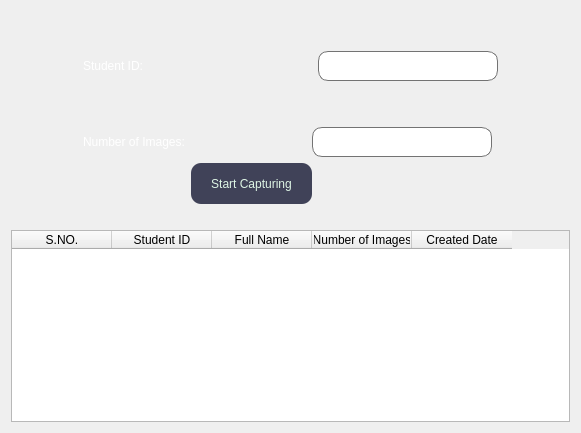
      <widget class="QWidget" name="DataSet">
       <layout class="QGridLayout" name="gridLayout_26">
        <item row="0" column="0">
         <layout class="QGridLayout" name="gridLayout_24">
          <item row="2" column="2">
           <layout class="QGridLayout" name="gridLayout_25">
            <item row="0" column="0" colspan="2">
             <widget class="QLabel" name="label_16">
              <property name="styleSheet">
               <string notr="true">font: 75 14pt &quot;Times New Roman&quot;;
color: rgb(255, 255, 255);</string>
              </property>
              <property name="text">
               <string>Student ID:</string>
              </property>
             </widget>
            </item>
            <item row="0" column="2">
             <spacer name="horizontalSpacer_39">
              <property name="orientation">
               <enum>Qt::Horizontal</enum>
              </property>
              <property name="sizeHint" stdset="0">
               <size>
                <width>40</width>
                <height>20</height>
               </size>
              </property>
             </spacer>
            </item>
            <item row="1" column="0">
             <spacer name="verticalSpacer_23">
              <property name="orientation">
               <enum>Qt::Vertical</enum>
              </property>
              <property name="sizeHint" stdset="0">
               <size>
                <width>20</width>
                <height>40</height>
               </size>
              </property>
             </spacer>
            </item>
            <item row="1" column="4">
             <spacer name="verticalSpacer_24">
              <property name="orientation">
               <enum>Qt::Vertical</enum>
              </property>
              <property name="sizeHint" stdset="0">
               <size>
                <width>20</width>
                <height>40</height>
               </size>
              </property>
             </spacer>
            </item>
            <item row="2" column="0" colspan="2">
             <widget class="QLabel" name="label_17">
              <property name="styleSheet">
               <string notr="true">font: 75 14pt &quot;Times New Roman&quot;;
color: rgb(255, 255, 255);</string>
              </property>
              <property name="text">
               <string>Number of Images:</string>
              </property>
             </widget>
            </item>
            <item row="2" column="2">
             <spacer name="horizontalSpacer_40">
              <property name="orientation">
               <enum>Qt::Horizontal</enum>
              </property>
              <property name="sizeHint" stdset="0">
               <size>
                <width>40</width>
                <height>20</height>
               </size>
              </property>
             </spacer>
            </item>
            <item row="2" column="3" colspan="3">
             <widget class="QLineEdit" name="images">
              <property name="sizePolicy">
               <sizepolicy hsizetype="Fixed" vsizetype="Fixed">
                <horstretch>0</horstretch>
                <verstretch>0</verstretch>
               </sizepolicy>
              </property>
              <property name="minimumSize">
               <size>
                <width>180</width>
                <height>30</height>
               </size>
              </property>
              <property name="styleSheet">
               <string notr="true">QLineEdit{
border-radius:10px;
background-color: rgb(255, 255, 255);
font: 12pt &quot;Times New Roman&quot;;
border: 1px solid #737373;
}

QLineEdit:Focus{
border: 2px solid #00006d;
	
}</string>
              </property>
             </widget>
            </item>
            <item row="3" column="0">
             <spacer name="horizontalSpacer_41">
              <property name="orientation">
               <enum>Qt::Horizontal</enum>
              </property>
              <property name="sizeHint" stdset="0">
               <size>
                <width>40</width>
                <height>20</height>
               </size>
              </property>
             </spacer>
            </item>
            <item row="3" column="1">
             <spacer name="verticalSpacer_25">
              <property name="orientation">
               <enum>Qt::Vertical</enum>
              </property>
              <property name="sizeHint" stdset="0">
               <size>
                <width>20</width>
                <height>40</height>
               </size>
              </property>
             </spacer>
            </item>
            <item row="3" column="2" colspan="2">
             <widget class="QPushButton" name="captureBtn">
              <property name="sizePolicy">
               <sizepolicy hsizetype="Fixed" vsizetype="Fixed">
                <horstretch>0</horstretch>
                <verstretch>0</verstretch>
               </sizepolicy>
              </property>
              <property name="minimumSize">
               <size>
                <width>121</width>
                <height>41</height>
               </size>
              </property>
              <property name="styleSheet">
               <string notr="true">QPushButton#captureBtn{
border-radius:10px;
background-color: rgb(64, 66, 88);
color: rgb(222, 245, 229);
font: 75 12pt &quot;Times New Roman&quot;;

}

QPushButton#captureBtn:Focus{
border: 2px solid white;

}</string>
              </property>
              <property name="text">
               <string>Start Capturing</string>
              </property>
             </widget>
            </item>
            <item row="3" column="4">
             <spacer name="verticalSpacer_26">
              <property name="orientation">
               <enum>Qt::Vertical</enum>
              </property>
              <property name="sizeHint" stdset="0">
               <size>
                <width>20</width>
                <height>40</height>
               </size>
              </property>
             </spacer>
            </item>
            <item row="3" column="5">
             <spacer name="horizontalSpacer_42">
              <property name="orientation">
               <enum>Qt::Horizontal</enum>
              </property>
              <property name="sizeHint" stdset="0">
               <size>
                <width>40</width>
                <height>20</height>
               </size>
              </property>
             </spacer>
            </item>
            <item row="0" column="4" colspan="2">
             <widget class="QLineEdit" name="StdID">
              <property name="sizePolicy">
               <sizepolicy hsizetype="Fixed" vsizetype="Fixed">
                <horstretch>0</horstretch>
                <verstretch>0</verstretch>
               </sizepolicy>
              </property>
              <property name="minimumSize">
               <size>
                <width>180</width>
                <height>30</height>
               </size>
              </property>
              <property name="styleSheet">
               <string notr="true">QLineEdit{
border-radius:10px;
background-color: rgb(255, 255, 255);
font: 12pt &quot;Times New Roman&quot;;
border: 1px solid #737373;
}

QLineEdit:Focus{
border: 2px solid #00006d;
	
}</string>
              </property>
             </widget>
            </item>
           </layout>
          </item>
          <item row="2" column="3">
           <spacer name="verticalSpacer_27">
            <property name="orientation">
             <enum>Qt::Vertical</enum>
            </property>
            <property name="sizeHint" stdset="0">
             <size>
              <width>20</width>
              <height>40</height>
             </size>
            </property>
           </spacer>
          </item>
          <item row="3" column="2">
           <spacer name="horizontalSpacer_43">
            <property name="orientation">
             <enum>Qt::Horizontal</enum>
            </property>
            <property name="sizeHint" stdset="0">
             <size>
              <width>40</width>
              <height>20</height>
             </size>
            </property>
           </spacer>
          </item>
          <item row="4" column="0" colspan="5">
           <widget class="QTableWidget" name="DataSetTable">
            <column>
             <property name="text">
              <string>S.NO.</string>
             </property>
            </column>
            <column>
             <property name="text">
              <string>Student ID</string>
             </property>
            </column>
            <column>
             <property name="text">
              <string>Full Name</string>
             </property>
            </column>
            <column>
             <property name="text">
              <string>Number of Images</string>
             </property>
            </column>
            <column>
             <property name="text">
              <string>Created Date</string>
             </property>
            </column>
           </widget>
          </item>
          <item row="2" column="4">
           <spacer name="horizontalSpacer_44">
            <property name="orientation">
             <enum>Qt::Horizontal</enum>
            </property>
            <property name="sizeHint" stdset="0">
             <size>
              <width>40</width>
              <height>20</height>
             </size>
            </property>
           </spacer>
          </item>
          <item row="0" column="2">
           <spacer name="horizontalSpacer_45">
            <property name="orientation">
             <enum>Qt::Horizontal</enum>
            </property>
            <property name="sizeHint" stdset="0">
             <size>
              <width>40</width>
              <height>20</height>
             </size>
            </property>
           </spacer>
          </item>
          <item row="2" column="0">
           <spacer name="horizontalSpacer_46">
            <property name="orientation">
             <enum>Qt::Horizontal</enum>
            </property>
            <property name="sizeHint" stdset="0">
             <size>
              <width>40</width>
              <height>20</height>
             </size>
            </property>
           </spacer>
          </item>
          <item row="2" column="1">
           <spacer name="verticalSpacer_28">
            <property name="orientation">
             <enum>Qt::Vertical</enum>
            </property>
            <property name="sizeHint" stdset="0">
             <size>
              <width>20</width>
              <height>40</height>
             </size>
            </property>
           </spacer>
          </item>
          <item row="1" column="2">
           <spacer name="horizontalSpacer_47">
            <property name="orientation">
             <enum>Qt::Horizontal</enum>
            </property>
            <property name="sizeHint" stdset="0">
             <size>
              <width>40</width>
              <height>20</height>
             </size>
            </property>
           </spacer>
          </item>
         </layout>
        </item>
       </layout>
      </widget>
